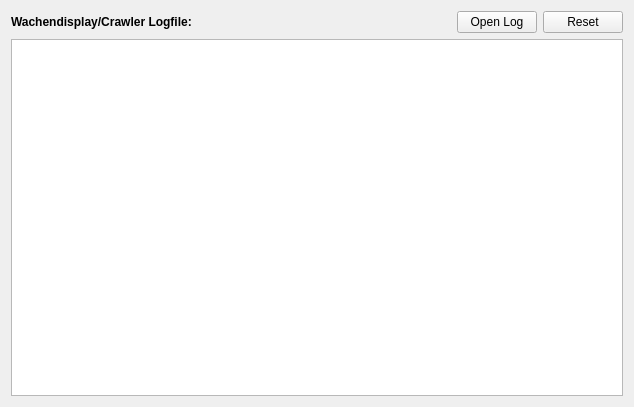
          <widget class="QWidget" name="page_5">
           <property name="geometry">
            <rect>
             <x>0</x>
             <y>0</y>
             <width>634</width>
             <height>407</height>
            </rect>
           </property>
           <attribute name="label">
            <string>Wachendisplay/Crawler-Logfile:</string>
           </attribute>
           <layout class="QGridLayout" name="gridLayout_31">
            <item row="0" column="0">
             <layout class="QGridLayout" name="gridLayout_30">
              <item row="0" column="2">
               <widget class="QPushButton" name="pushButton_logs_reset_crawlerlog">
                <property name="text">
                 <string>Reset</string>
                </property>
               </widget>
              </item>
              <item row="0" column="0">
               <widget class="QLabel" name="label_26">
                <property name="sizePolicy">
                 <sizepolicy hsizetype="Expanding" vsizetype="Preferred">
                  <horstretch>0</horstretch>
                  <verstretch>0</verstretch>
                 </sizepolicy>
                </property>
                <property name="font">
                 <font>
                  <bold>true</bold>
                 </font>
                </property>
                <property name="text">
                 <string>Wachendisplay/Crawler Logfile:</string>
                </property>
               </widget>
              </item>
              <item row="0" column="1">
               <widget class="QPushButton" name="pushButton_open_log_crawler">
                <property name="text">
                 <string>Open Log</string>
                </property>
               </widget>
              </item>
              <item row="1" column="0" colspan="3">
               <widget class="QTextBrowser" name="textEdit_log_crawler">
                <property name="autoFormatting">
                 <set>QTextEdit::AutoNone</set>
                </property>
               </widget>
              </item>
             </layout>
            </item>
           </layout>
          </widget>
